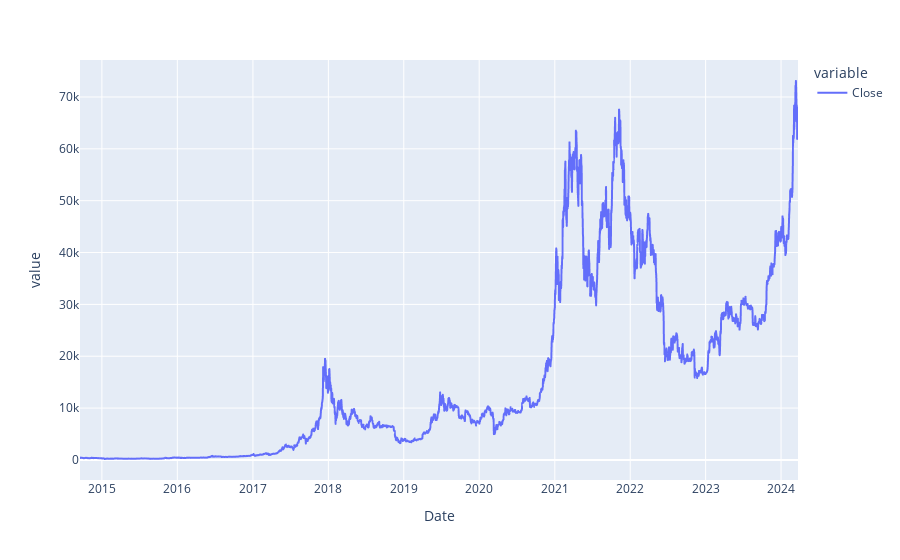

Notebook code for this chart:
### Code cell
fig = px.line(data.Close)
fig.show()

### Figure 1 — Plotly figure (JSON) as saved in the notebook; plotly's stock layout.template omitted (floating-point values rounded to 4 significant figures; data arrays with more than 128 entries replaced by an {"elided": "..."} marker saying what was removed)
{"data": [{"hovertemplate": "variable=Close<br>Date=%{x}<br>value=%{y}<extra></extra>", "legendgroup": "Close", "line": {"color": "#636efa", "dash": "solid"}, "marker": {"symbol": "circle"}, "mode": "lines", "name": "Close", "showlegend": true, "type": "scattergl", "x": {"elided": "3476 str values"}, "xaxis": "x", "y": {"elided": "3476 float values"}, "yaxis": "y"}], "layout": {"legend": {"title": {"text": "variable"}, "tracegroupgap": 0}, "margin": {"t": 60}, "xaxis": {"anchor": "y", "domain": [0, 1], "title": {"text": "Date"}}, "yaxis": {"anchor": "x", "domain": [0, 1], "title": {"text": "value"}}}}
